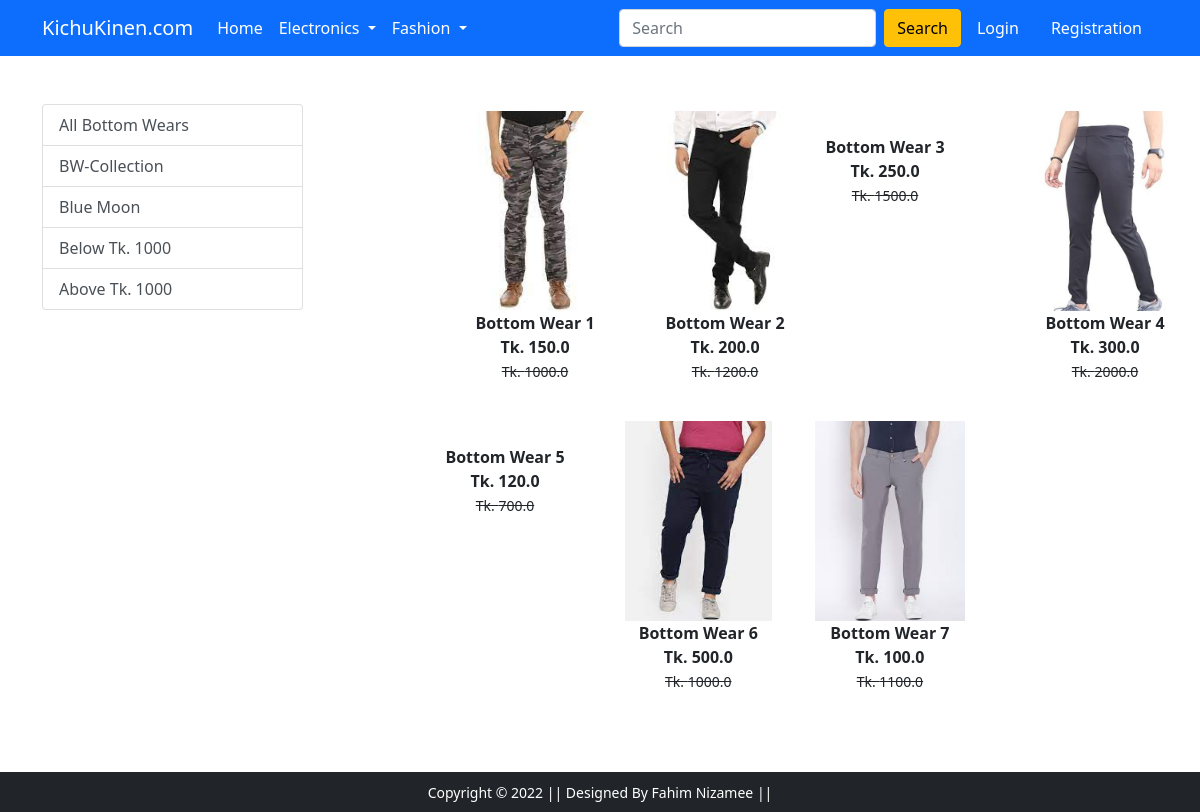
The app's page /bottomwear/ with its own data.
### app/models.py (models this page shows, shortened)
class Product(models.Model):
    title=models.CharField(max_length=100)
    selling_price=models.FloatField()
    discounted_price=models.FloatField()
    description = models.TextField()
    brand=models.CharField(max_length=100)
    category=models.CharField(choices=CATAGORY_CHOICES,max_length=2)
    product_image=models.ImageField(upload_to='productimg')

### app/views.py (the view)
# urls.py: path('bottomwear/', views.bottomwear, name='bottomwear'),
def bottomwear(request,data=None):
    if data == None:
        bottomwears=Product.objects.filter(category='BW')
    elif data=='BW-Collection' or data =='BlueMoon':
        bottomwears=Product.objects.filter(category='BW').filter(brand=data)
    elif data=='below':
        bottomwears=Product.objects.filter(category='BW').filter(discounted_price__lt=1000)
    elif data=='above':
        bottomwears=Product.objects.filter(category='BW').filter(discounted_price__gt=1000)
    return render(request, 'app/bottomwear.html',{'bottomwears':bottomwears})

### app/templates/app/bottomwear.html (shortened to what this page needs)
{% extends 'app/base.html' %}
{% load static %}
{% block main-content %}
<div class="container my-5">
 <div class="row">
  <div class="col-sm-3">
      <div class="list-group">
        <a href="{% url 'bottomwear' %}" class="list-group-item list-group-item-action" aria-current="true">All Bottom Wears</a>
        <a href="{% url 'bottomweardata' 'BW-Collection' %}" class="list-group-item list-group-item-action" aria-current="true">BW-Collection</a>
        <a href="{% url 'bottomweardata' 'BlueMoon' %}" class="list-group-item list-group-item-action" aria-current="true">Blue Moon</a>
        <a href="{% url 'bottomweardata' 'below' %}" class="list-group-item list-group-item-action" aria-current="true">Below Tk. 1000</a>
        <a href="{% url 'bottomweardata' 'above' %}" class="list-group-item list-group-item-action" aria-current="true">Above Tk. 1000</a>
      </div>
  </div>
  <div class="col-sm-8 offset-sm-1">
   <div class="row">
        {% for product in bottomwears %}
        <div class="col-sm-3 text-center mb-4">
            <a href="{% url 'product-detail' product.id %}" class="btn">
                <div class="item">
                    <img src="{{product.product_image.url}}" alt="" height="200" width="" class="">
                    <div class="fw-bold">{{product.title}}</div>
                    <div class="fw-bold">Tk. {{product.discounted_price}}<br><small class="fw-light text-decoration-line-through">Tk. {{product.selling_price}}</small></div>
                </div>
            </a>
        </div>
        {% endfor %}
   </div>
  </div>
 </div>
</div>
{% endblock main-content %}

### records on screen
Product: product_image (picture), title "Bottom Wear 1", discounted_price "150.0", selling_price "1000.0"
Product: product_image (picture), title "Bottom Wear 2", discounted_price "200.0", selling_price "1200.0"
Product: title "Bottom Wear 3", discounted_price "250.0", selling_price "1500.0"
Product: product_image (picture), title "Bottom Wear 4", discounted_price "300.0", selling_price "2000.0"
Product: title "Bottom Wear 5", discounted_price "120.0", selling_price "700.0"
Product: product_image (picture), title "Bottom Wear 6", discounted_price "500.0", selling_price "1000.0"
Product: product_image (picture), title "Bottom Wear 7", discounted_price "100.0", selling_price "1100.0"
